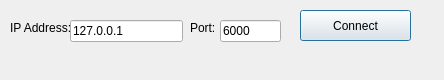
<?xml version="1.0" encoding="UTF-8"?>
<ui version="4.0">
 <class>Connect</class>
 <widget class="QDialog" name="Connect">
  <property name="geometry">
   <rect>
    <x>0</x>
    <y>0</y>
    <width>444</width>
    <height>80</height>
   </rect>
  </property>
  <property name="windowTitle">
   <string>Connect</string>
  </property>
  <widget class="QPushButton" name="btnConnect">
   <property name="geometry">
    <rect>
     <x>300</x>
     <y>10</y>
     <width>111</width>
     <height>31</height>
    </rect>
   </property>
   <property name="text">
    <string>Connect</string>
   </property>
  </widget>
  <widget class="QLineEdit" name="txtIp">
   <property name="geometry">
    <rect>
     <x>70</x>
     <y>20</y>
     <width>113</width>
     <height>22</height>
    </rect>
   </property>
   <property name="text">
    <string>127.0.0.1</string>
   </property>
  </widget>
  <widget class="QLabel" name="label">
   <property name="geometry">
    <rect>
     <x>10</x>
     <y>20</y>
     <width>61</width>
     <height>16</height>
    </rect>
   </property>
   <property name="text">
    <string>IP Address:</string>
   </property>
  </widget>
  <widget class="QLabel" name="label_2">
   <property name="geometry">
    <rect>
     <x>190</x>
     <y>20</y>
     <width>61</width>
     <height>16</height>
    </rect>
   </property>
   <property name="text">
    <string>Port:</string>
   </property>
  </widget>
  <widget class="QLineEdit" name="txtPort">
   <property name="geometry">
    <rect>
     <x>220</x>
     <y>20</y>
     <width>61</width>
     <height>22</height>
    </rect>
   </property>
   <property name="text">
    <string>6000</string>
   </property>
  </widget>
  <widget class="QLabel" name="lblError">
   <property name="geometry">
    <rect>
     <x>140</x>
     <y>50</y>
     <width>131</width>
     <height>16</height>
    </rect>
   </property>
   <property name="font">
    <font>
     <pointsize>10</pointsize>
     <bold>true</bold>
    </font>
   </property>
   <property name="styleSheet">
    <string notr="true">color: rgb(255, 85, 0);</string>
   </property>
   <property name="text">
    <string/>
   </property>
   <property name="textFormat">
    <enum>Qt::PlainText</enum>
   </property>
  </widget>
 </widget>
 <resources/>
 <connections/>
</ui>
